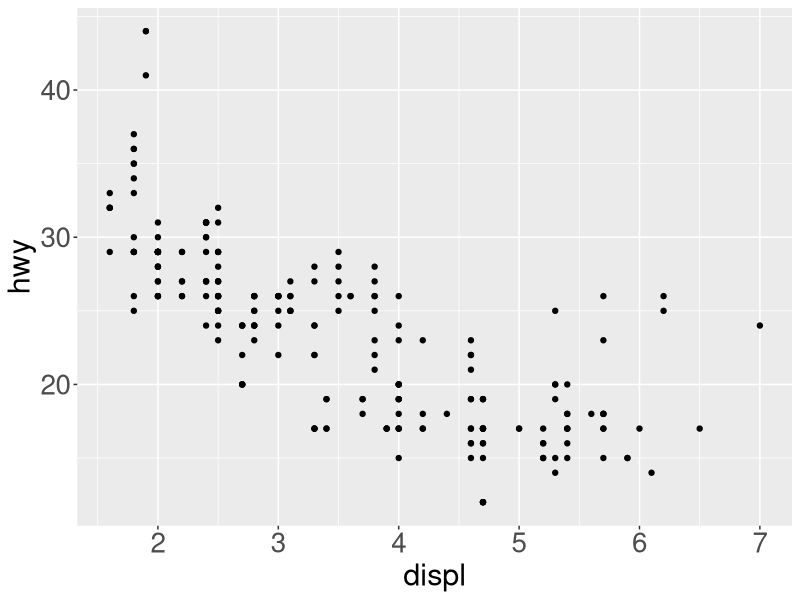
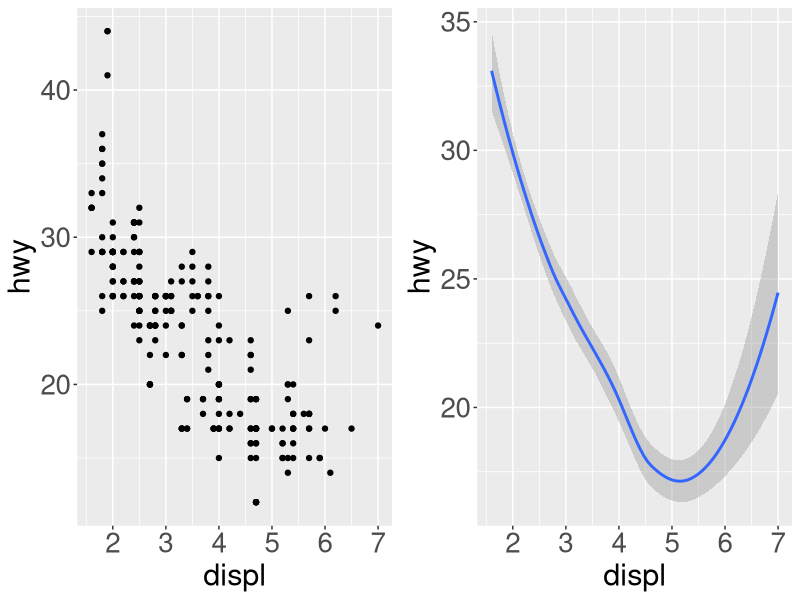
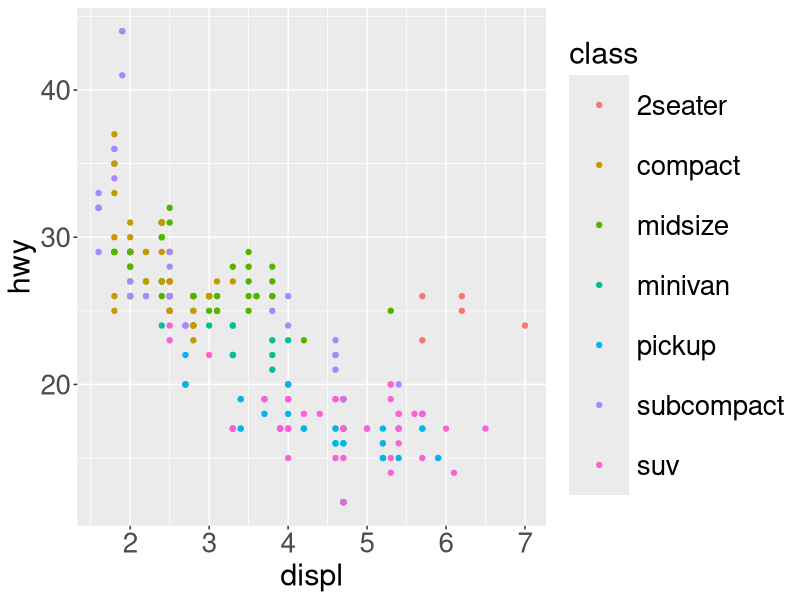
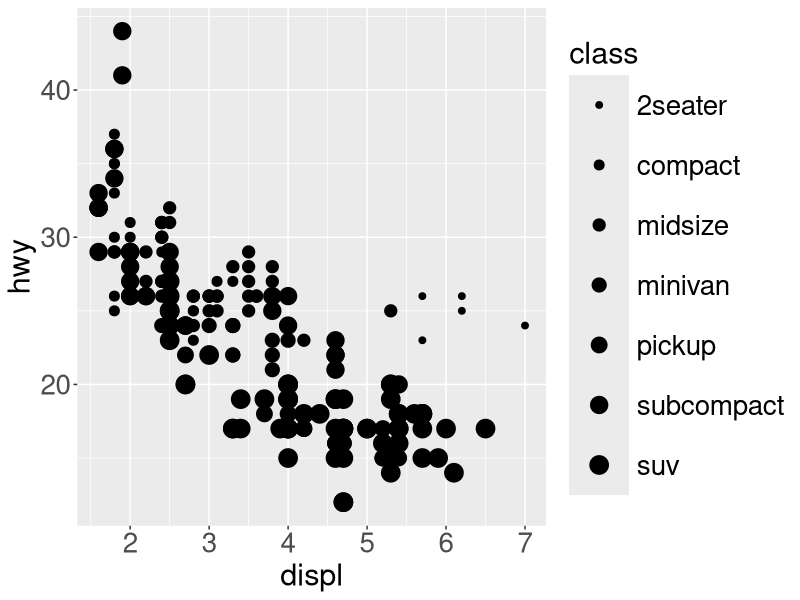
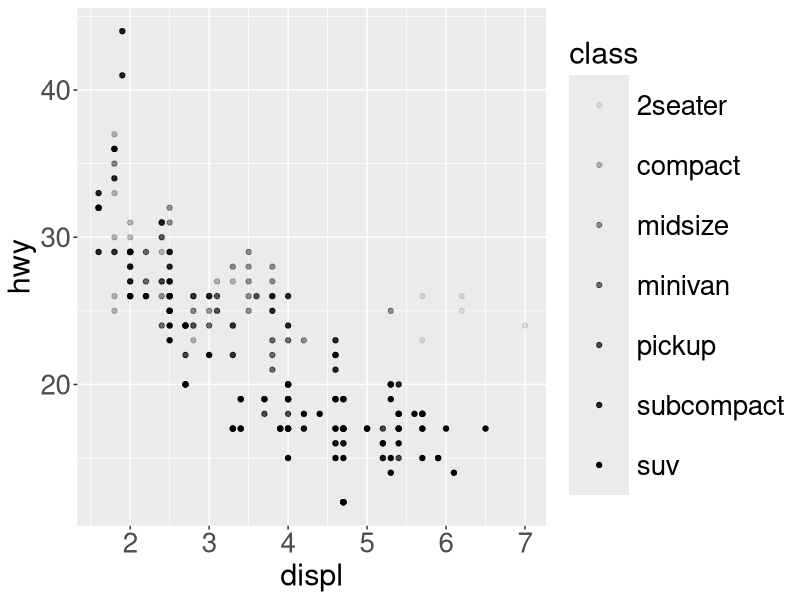
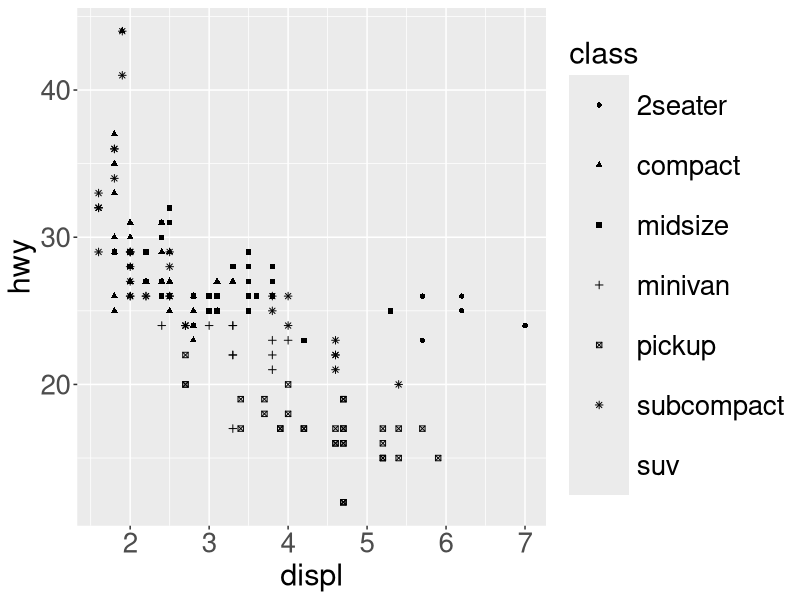
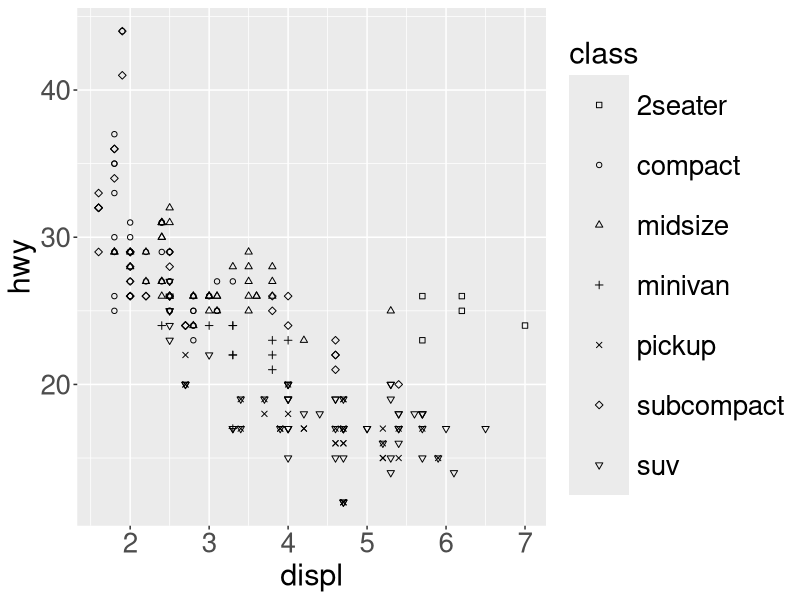
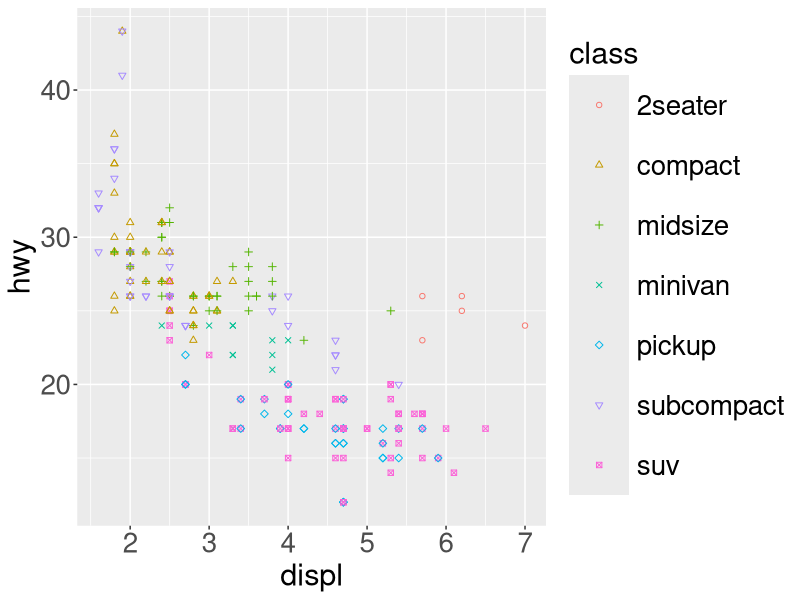

Source code (R) for these figures, in order:
## ---- chunk 1
knitr::opts_chunk$set(echo = TRUE, out.height="150px", fig.align = 'center', message = FALSE, cache=TRUE)

library(egg)
library(tidyverse)
theme_update(
  legend.key.size = unit(3, "line"),        # legend symbols size
  legend.title = element_text(size = 22),   # legend labels
  legend.text = element_text(size = 20),    # legend text
  axis.title = element_text(size = 22),     # axis labels
  axis.text = element_text(size = 20),      # tick labels
  title = element_text(size = 22)           # title
)
## ---- chunk 2
ggplot(data = mpg) +
  geom_point(mapping = aes(x = displ, y = hwy))
## ---- chunk 3
left <- ggplot(data = mpg) + 
  geom_point(mapping = aes(x = displ, y = hwy))

right <- ggplot(data = mpg) + 
  geom_smooth(mapping = aes(x = displ, y = hwy))

ggarrange(left, right, nrow = 1)
## ---- chunk 4
ggplot(data = mpg) +
  geom_point(mapping = aes(x = displ, y = hwy, color = class))
## ---- chunk 5
subset(mpg, class == "2seater", 
       select = c("manufacturer", "model", "year"))
## ---- chunk 6
ggplot(data = mpg) +
  geom_point(aes(x = displ, y = hwy, size = class))
## ---- chunk 7
#> Using size for a discrete variable is not advised.
## ---- chunk 8
ggplot(data = mpg) +
  geom_point(aes(x = displ, y = hwy, alpha = class))
## ---- chunk 9
ggplot(data = mpg) +
  geom_point(aes(x = displ, y = hwy, shape = class))
## ---- chunk 10
ggplot(data = mpg) +
  geom_point(aes(x = displ, y = hwy, shape = class)) +
  scale_shape_manual(values = 0:6)
## ---- chunk 11
ggplot(data = mpg) +
  geom_point(
    mapping = aes(x = displ, y = hwy,
                  shape = class, color = class)) +
  scale_shape_manual(values = 1:7)
## ---- chunk 12
ggplot(mpg) +
  geom_point(aes(x = displ, y = hwy, colour = cty))
## ---- chunk 13
ggplot(mpg) + 
  geom_point(aes(x = displ, y = hwy, size = cty))
## ---- chunk 14
ggplot(mpg) + 
  geom_point(aes(x = displ, y = hwy, alpha = cty)) 
## ---- chunk 15
ggplot(data = mpg) + 
  geom_smooth(aes(x = displ, y = hwy, linetype = drv))
## ---- chunk 16
p1 <- ggplot(data = mpg) +
  geom_smooth(aes(x = displ, y = hwy))

p2 <- ggplot(data = mpg) +
  geom_smooth(aes(x = displ, y = hwy, group = drv))

ggarrange(p1, p2, nrow = 1)
## ---- chunk 17
ggplot(data = mpg) +
  geom_smooth(aes(x = displ, y = hwy, group = drv))
## ---- chunk 18

ggplot(data = mpg) +
  geom_smooth(aes(x = displ, y = hwy, linetype = drv))
## ---- chunk 19
ggplot(data = mpg) +
  geom_smooth(aes(x = displ, y = hwy, color = drv))
## ---- chunk 20
ggplot(mpg) + 
  geom_point(aes(x = displ, y = hwy, 
                 colour = displ < 5))
## ---- chunk 21
ggplot(mpg) + 
  geom_point(aes(x = displ, y = hwy, 
                 colour = class == "2seater"))
## ---- chunk 22
ggplot(data = mpg) + 
  geom_point(aes(x = displ, y = hwy),
             color = "blue")
## ---- chunk 23
ggplot(data = mpg) +
  geom_point(aes(x = displ, y = hwy), 
    color = "blue",
    size = 6)
## ---- chunk 24
ggplot(data = mpg) + 
  geom_point(aes(x = displ, y = hwy), 
             color = "blue", size = 5, shape = 6)
## ---- chunk 25
ggplot(data = mpg) +
  geom_point(mapping = aes(x = displ, y = hwy),
    color = "blue", size = 5, shape = 23, fill = "red")
## ---- chunk 26
ggplot(data = mpg) +
  geom_point(aes(x = displ, y = hwy), 
             color = "blue", size = 5, shape = 23, fill = "red", stroke = 2
  )
## ---- chunk 27
ggplot(data = mpg) +
  geom_point(aes(x = displ, y = hwy),
    color = "darkblue",
    fill = "lightblue",
    shape = 21,
    size = 5,
    stroke = 1
  )
## ---- chunk 28
ggplot(data = mpg) +
  geom_point(aes(x = displ, y = hwy),
    color = "darkblue",
    fill = "lightblue",
    shape = 21,
    size = 5,
    stroke = 3
  )
## ---- chunk 29
left <- ggplot(data = mpg) +
  geom_point(aes(x = displ, y = hwy))

right <- ggplot(data = mpg) +
  geom_smooth(aes(x = displ, y = hwy))

ggarrange(left, right, nrow = 1)
## ---- chunk 30
left <- ggplot(data = mpg) + 
  geom_smooth(aes(x = displ, y = hwy))

center <- ggplot(data = mpg) + 
  geom_smooth(aes(x = displ, y = hwy),
    linetype = "dotted")

right <- ggplot(data = mpg) + 
  geom_smooth(aes(x = displ, y = hwy),
    linetype = "twodash")

ggarrange(left, center, right, nrow = 1)
## ---- chunk 31
left <- ggplot(data = mpg) + 
  geom_smooth(aes(x = displ, y = hwy))

center <- ggplot(data = mpg) + 
  geom_smooth(aes(x = displ, y = hwy),size = 2)

right <- ggplot(data = mpg) + 
  geom_smooth(aes(x = displ, y = hwy), size = 5)

ggarrange(left, center, right, nrow = 1)
## ---- chunk 32
left <- ggplot(data = mpg) + 
  geom_smooth(aes(x = displ, y = hwy),
              linetype = "dotted")

center <- ggplot(data = mpg) + 
  geom_smooth(aes(x = displ, y = hwy),
              linetype = "dotted", size = 2)

right <- ggplot(data = mpg) + 
  geom_smooth(aes(x = displ, y = hwy),
              linetype = "dotted", size = 5)

ggarrange(left, center, right, nrow = 1)
## ---- chunk 33

left <- ggplot(data = mpg) +
  geom_smooth(aes(x = displ, y = hwy))

right <- ggplot(data = mpg) +
  geom_smooth(aes(x = displ, y = hwy),
    se = FALSE)

ggarrange(left, right, nrow = 1)
## ---- chunk 34
left <- ggplot(data = mpg) +
  geom_smooth(aes(x = displ, y = hwy, linetype = drv))

right <- ggplot(data = mpg) +
  geom_smooth(aes(x = displ, y = hwy, linetype = drv),
    se = FALSE)

ggarrange(left, right, nrow = 1)
## ---- chunk 35
l <- ggplot(data = mpg) + 
  geom_smooth(aes(x = displ, y = hwy, color = drv))
  
r <- ggplot(data = mpg) + 
  geom_smooth(aes(x = displ, y = hwy, color = drv),
    se = FALSE)

ggarrange(l, r, nrow = 1)
## ---- chunk 36
l <- ggplot(data = mpg) + 
  geom_smooth(aes(x = displ, y = hwy, linetype = drv),
    se = FALSE, show.legend = FALSE)

r <- ggplot(data = mpg) + 
  geom_smooth(aes(x = displ, y = hwy, color = drv),
    se = FALSE, show.legend = FALSE)

ggarrange(l, r, nrow = 1)
## ---- chunk 37
ggplot(data = mpg) + 
  geom_point(aes(x = displ, y = hwy)) + 
  facet_wrap(~ class, nrow = 2)
## ---- chunk 38
ggplot(data = mpg) + 
  geom_smooth(aes(x = displ, y = cyl)) + 
  facet_wrap(~class, nrow = 2)
## ---- chunk 39
ggplot(data = mpg) + 
  geom_point(aes(x = displ, y = hwy)) + 
  facet_grid(drv ~ cyl)
## ---- chunk 40
ggplot(data = mpg) + 
  geom_point(aes(x = displ, y = hwy)) + 
  facet_grid(. ~ cyl)
## ---- chunk 41
ggplot(data = mpg) + 
  geom_point(aes(x = displ, y = hwy)) +
  facet_grid(drv ~ .)
## ---- chunk 42
ggplot(data = mpg) + 
  geom_point(aes(x = displ, y = hwy)) +
  geom_smooth(aes(x = displ, y = hwy))
## ---- chunk 43
p1 <- ggplot(data = mpg) +
  geom_smooth( mapping = aes(x = displ, y = hwy),
    se = FALSE) +
  geom_point(mapping = aes(x = displ, y = hwy))
              
p2 <- ggplot(data = mpg) +
  geom_smooth(mapping = aes(x = displ, y = hwy,
                            group = drv), 
    se = FALSE) +
  geom_point(mapping = aes(x = displ, y = hwy))
              
ggarrange(p1, p2, nrow = 1)
## ---- chunk 44
ggplot(data = mpg, aes(x = displ, y = hwy)) + 
  geom_point() + 
  geom_smooth()
## ---- chunk 45
ggplot(data = mpg, aes(x = displ, y = hwy)) + 
  geom_smooth(aes(color = drv), se = FALSE) +
  geom_point()
## ---- chunk 46
ggplot(data = mpg, aes(x = displ, y = hwy, color = drv)) + 
  geom_smooth(se = FALSE) +
  geom_point()
## ---- chunk 47
ggplot(data = mpg, aes(x = displ, y = hwy)) +
  geom_smooth(aes(linetype = drv), se = FALSE) +
  geom_point(aes(color = drv))
## ---- chunk 48
ggplot(data = mpg, aes(x = displ, y = hwy,
                       color = drv)) + 
  geom_smooth(aes(linetype = drv), se = FALSE) + 
  geom_point() 
## ---- chunk 49
ggplot(data = mpg, aes(x = displ, y = hwy)) + 
  geom_point(mapping = aes(color = class)) + 
  geom_smooth()
## ---- chunk 50
ggplot(data = mpg, aes(x = displ, y = hwy)) + 
  geom_smooth(aes(linetype = drv)) +
  geom_point(aes(color = class))
## ---- chunk 51
ggplot(data = mpg, aes(x = displ, y = hwy)) + 
  geom_smooth(aes(linetype = drv), se = FALSE) +
  geom_point(aes(color = class))
## ---- chunk 52
ggplot(data = mpg, aes(x = displ, y = hwy)) +
  geom_point(aes(color = class)) +
  geom_smooth(
    data = subset(mpg, class == "subcompact"), 
    se = FALSE
  )
## ---- chunk 53
ggplot(data = mpg, aes(x = displ, y = hwy)) +
  geom_point(aes(color = class)) +
  geom_smooth(
    data = subset(mpg, class == "subcompact"), 
    se = FALSE
  ) +
  geom_smooth(
    data = subset(mpg, class == "2seater"), 
    se = FALSE
  )
## ---- chunk 54
ggplot(data = subset(mpg, class != "2seater"), 
       aes(x = displ, y = hwy)) +
  geom_point(aes(color = class)) +
  geom_smooth(se = FALSE)
## ---- chunk 55
ggplot(data = subset(mpg, class != "2seater"), 
       aes(x = displ, y = hwy)) +
  geom_point(aes(color = class)) +
  geom_smooth(
    data = subset(mpg,
                  class %in% c("suv", "subcompact")),
    aes(linetype = class), se = FALSE)
## ---- chunk 56
ggplot(data = diamonds) + 
  geom_bar(aes(x = cut))
## ---- chunk 57
ggplot(data = diamonds) + 
  stat_count(aes(x = cut))
## ---- chunk 58
tib <- tribble(
  ~cut,         ~freq,
  "Fair",       1610,
  "Good",       4906,
  "Very Good",  12082,
  "Premium",    13791,
  "Ideal",      21551
)
## ---- chunk 59
ggplot(data = tib) +
  geom_bar(aes(x = cut, y = freq),
    stat = "identity")
## ---- chunk 60
ggplot(data = tib) +
  stat_identity(aes(x = cut, y = freq))
## ---- chunk 61
ggplot(data = tib) +
  geom_col(aes(x = cut, y = freq))
## ---- chunk 62
plt_1 <- ggplot(data = diamonds) +
  geom_bar(aes(x = cut))

plt_1 <- ggplot_build(plt_1)
plt_1$data[[1]][, 1:8]
## ---- chunk 63
ggplot(data = diamonds) +
  geom_bar(aes(x = cut, y = stat(prop)))
## ---- chunk 64
plt_2 <- ggplot(data = diamonds) +
  geom_bar(aes(x = cut, y = stat(prop)))

plt_2 <- ggplot_build(plt_2)
plt_2$data[[1]][, 1:8]

## ---- chunk 65
ggplot(data = diamonds) + 
  geom_bar(aes(x = cut, y = stat(prop), group = 1))
## ---- chunk 66
plt_3 <- ggplot(data = diamonds) +
  geom_bar(aes(x = cut, y = stat(prop), group = 1))
plt_3 <- ggplot_build(plt_3)

plt_3$data[[1]][, 1:5]
## ---- chunk 67
ggplot(data = diamonds) + 
  geom_bar(aes(x = cut, color = cut))
## ---- chunk 68
ggplot(data = diamonds) + 
  geom_bar(aes(x = cut, color = cut), fill = "white")
## ---- chunk 69
ggplot(data = diamonds) + 
  geom_bar(aes(x = cut, color = cut),
           fill = "white", show.legend = FALSE)
## ---- chunk 70
ggplot(data = diamonds) + 
  geom_bar(aes(x = cut, fill = clarity))
## ---- chunk 71
ggplot(data = diamonds) + 
  geom_bar(aes(x = cut, fill = clarity), 
           position = "fill")
## ---- chunk 72
ggplot(data = diamonds) + 
  geom_bar(aes(x = cut, fill = clarity), 
           position = "dodge")
## ---- chunk 73
ggplot(data = mpg) + 
  geom_point(aes(x = displ, y = hwy))
## ---- chunk 74
p1 <- ggplot(data = mpg) + 
  geom_point(aes(x = displ, y = hwy),
             position = "jitter")

p2 <- ggplot(data = mpg) + 
  geom_point(aes(x = displ, y = hwy))

ggarrange(p1, p2, nrow = 1)

## ---- chunk 75
p1 <- ggplot(data = mpg, aes(x = displ, y = hwy)) + 
  geom_point(position = "jitter") +
  geom_smooth()

p2 <- ggplot(data = mpg,  aes(x = displ, y = hwy)) + 
  geom_point() +
  geom_smooth()

ggarrange(p1, p2, nrow = 1)

## ---- chunk 76
p1 <- ggplot(data = mpg, aes(x = cty, y = hwy)) +
        geom_point()

p2 <- ggplot(data = mpg, aes(x = cty, y = hwy)) +
        geom_jitter()

p3 <- ggplot(data = mpg, aes(x = cty, y = hwy)) +
  geom_jitter(height = 2, width = 2)

ggarrange(p1, p2, p3, nrow = 1)
## ---- chunk 77
ggplot(data = mpg, aes(x = class, y = hwy)) + 
  geom_boxplot()

## ---- chunk 78
ggplot(data = mpg, aes(x = class, y = hwy)) + 
  geom_boxplot() +
  coord_flip()

## ---- chunk 79
ggplot(mpg, aes(x = "", fill = drv)) +
  geom_bar() 
## ---- chunk 80
ggplot(mpg, aes(x = "", fill = drv)) +
  geom_bar() +
  coord_polar("y")
## ---- chunk 81
ggplot(mpg, aes(x = "", fill = class)) +
  geom_bar() +
  coord_polar("y")
## ---- chunk 82
ggplot(mpg, aes(x = "", fill = drv)) +
  geom_bar() +
  coord_polar("y")
